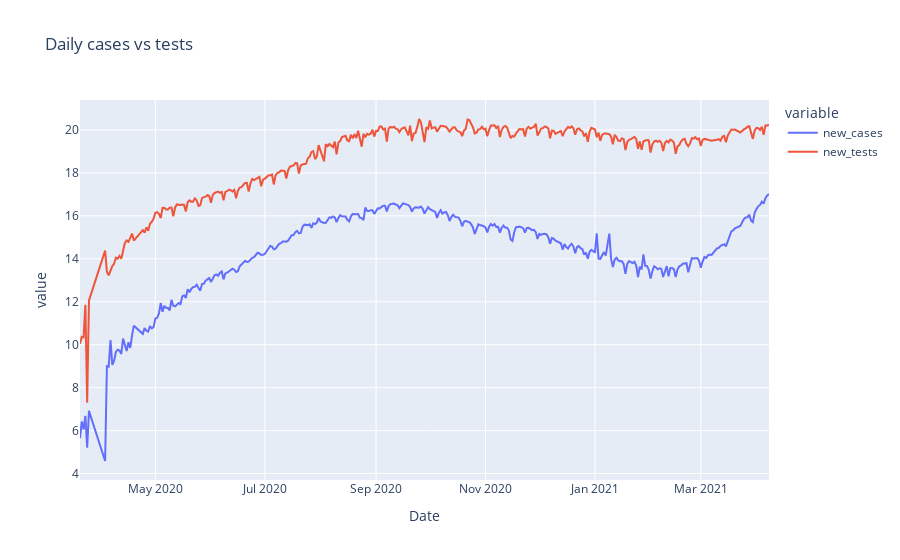

Notebook code cell kept with this figure:
### Code cell
df_temp = df[(df['new_tests'] > 0) & (df['new_cases'] > 0)]
df_temp['new_tests'] = np.log2(df_temp['new_tests'])
df_temp['new_cases'] = np.log2(df_temp['new_cases'])
px.line(df_temp, x='Date', y=['new_cases','new_tests'], labels = {'x':'Date', 'y':'Daily counts'}, title = 'Daily cases vs tests')

### Figure 1 — Plotly figure (JSON) as saved in the notebook; plotly's stock layout.template omitted (floating-point values rounded to 4 significant figures; data arrays with more than 128 entries replaced by an {"elided": "..."} marker saying what was removed)
{"data": [{"hovertemplate": "variable=new_cases<br>Date=%{x}<br>value=%{y}<extra></extra>", "legendgroup": "new_cases", "line": {"color": "#636efa", "dash": "solid"}, "mode": "lines", "name": "new_cases", "orientation": "v", "showlegend": true, "type": "scatter", "x": {"elided": "365 str values"}, "xaxis": "x", "y": {"elided": "365 float values"}, "yaxis": "y"}, {"hovertemplate": "variable=new_tests<br>Date=%{x}<br>value=%{y}<extra></extra>", "legendgroup": "new_tests", "line": {"color": "#EF553B", "dash": "solid"}, "mode": "lines", "name": "new_tests", "orientation": "v", "showlegend": true, "type": "scatter", "x": {"elided": "365 str values"}, "xaxis": "x", "y": {"elided": "365 float values"}, "yaxis": "y"}], "layout": {"legend": {"title": {"text": "variable"}, "tracegroupgap": 0}, "title": {"text": "Daily cases vs tests"}, "xaxis": {"anchor": "y", "domain": [0, 1], "title": {"text": "Date"}}, "yaxis": {"anchor": "x", "domain": [0, 1], "title": {"text": "value"}}}}
